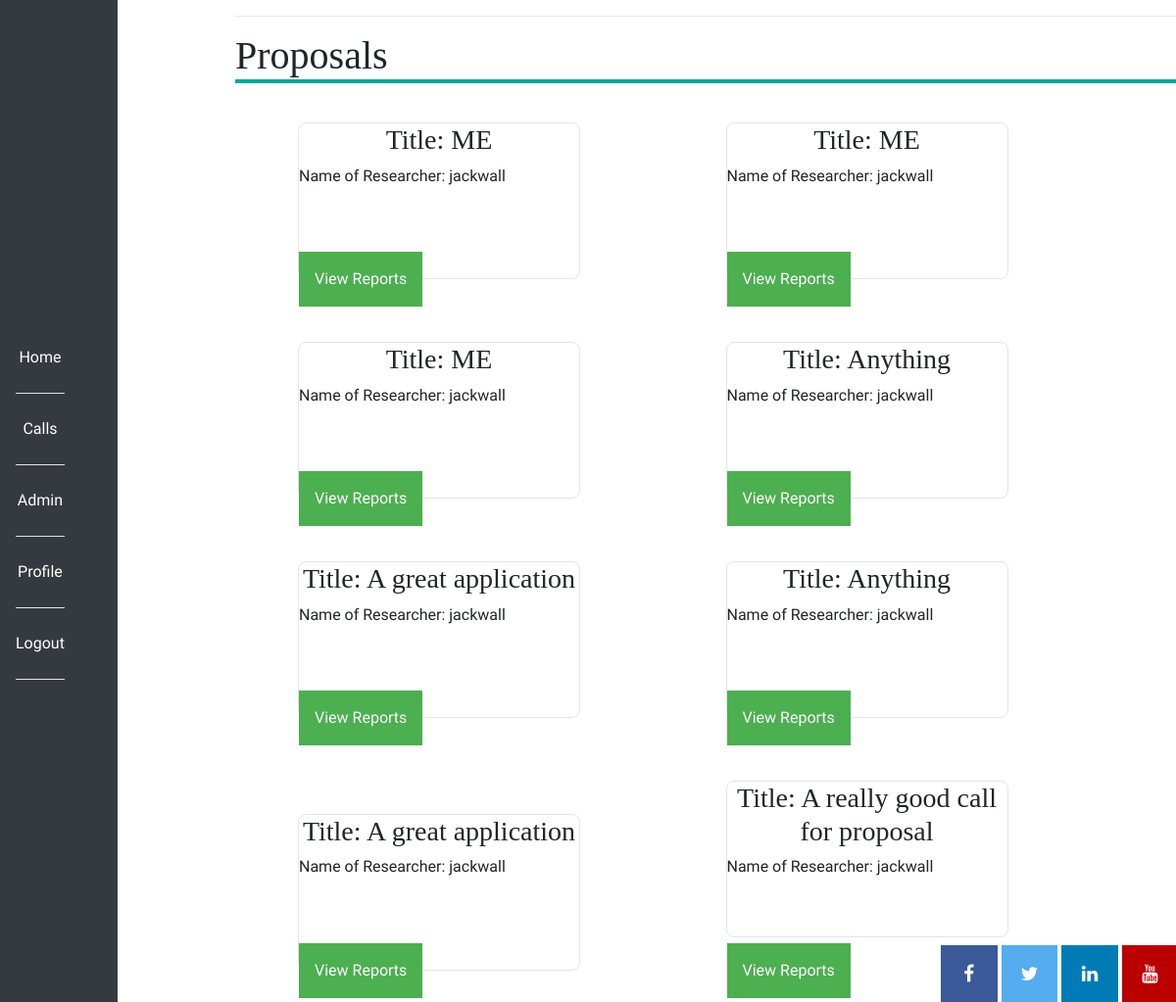
/review_reports (signed in), run on the app's committed database.
### app/models.py (models this page shows, shortened)
class Proposal(db.Model):
    id = db.Column(db.Integer, primary_key=True)
    applications = db.relationship("Application", backref="author", lazy="dynamic")
    name = db.Column(db.String(140))
    activities = db.relationship("Activity", backref="author", lazy="dynamic")
    annual_report = db.relationship("AnnualReport", backref="author", lazy="dynamic")
    timestamp = db.Column(db.DateTime, index=True, default=datetime.utcnow)
    user_id = db.Column(db.Integer, db.ForeignKey('user.id'))
    deadline = db.Column(db.String(20))
    text_of_call = db.Column(db.String(500))
    target_audience = db.Column(db.String(50))
    eligibility_criteria = db.Column(db.String(100))
    reporting_guidelines = db.Column(db.String(150))
    start_date = db.Column(db.String(20))
    type_of_call = db.Column(db.String(40))
    call_status = db.Column(db.String(20))
    application_status = db.Column(db.Boolean())

class User(db.Model, UserMixin):
    id = db.Column(db.Integer, primary_key=True)
    username = db.Column(db.String(64), index=True, unique=True)
    email = db.Column(db.String(120), index=True, unique=True)
    password_hash = db.Column(db.String(128))
    access = db.Column(db.Integer)
    proposals = db.relationship('Proposal', backref='author', lazy='dynamic')
    education_info = db.relationship("EducationInfo", backref="author", lazy="dynamic")
    employment = db.relationship("Employment", backref="author", lazy="dynamic")
    professional_studies = db.relationship("ProfessionalStudies", backref="author", lazy="dynamic")
    distinctions_and_awards = db.relationship("DistinctionsAndAwards", backref="author", lazy="dynamic")
    funding_diversification = db.relationship("FundingDiversification", backref="author", lazy="dynamic")
    team_members = db.relationship("TeamMembers", backref="author", lazy="dynamic")
    impacts = db.relationship("Impacts", backref="author", lazy="dynamic")
    innovations = db.relationship("Innovation", backref="author", lazy="dynamic")
    publications = db.relationship("Publication", backref="author", lazy="dynamic")
    presentations = db.relationship("Presentation", backref="author", lazy="dynamic")
    academic_collabs = db.relationship("AcademicCollabs", backref="author", lazy="dynamic")
    non_academic_collabs = db.relationship("NonAcademicCollabs", backref="author", lazy="dynamic")
    conferences = db.relationship("Conference", backref="author", lazy="dynamic")
    communications = db.relationship("Communications", backref="author", lazy="dynamic")
    funding_ratio = db.relationship("FundingRatio", backref="author", lazy="dynamic")
    public_engagement = db.relationship("PublicEngagement", backref="author", lazy="dynamic")
    about_me = db.Column(db.String(140))
    last_seen = db.Column(db.String(20), default=datetime.utcnow().strftime("%B %d %Y"))
    def __repr__(self):
        return self.username
    def is_admin(self):
        return self.access == 2

### app/routes.py (the view)
@app.route("/review_reports")
@login_required
def review_reports():
    if not current_user.access == 2 and not current_user.access == 4:
        flash("Reviewers area only")
        return redirect(url_for("index"))
    proposals = Proposal.query.filter_by(application_status=False)
    users = User
    return render_template("review_reports.html", proposals=proposals, svg=svg, title="Review Reports", users=users)

### app/models.py (called while the page is built)
@login.user_loader
def load_user(id):
    return User.query.get(int(id))

### app/routes.py (called while the page is built)
@app.before_request
def before_request():
    if current_user.is_authenticated:
        current_user.last_seen = datetime.utcnow().strftime("%B %d %Y")
        db.session.commit()

### app/templates/review_reports.html
{% extends "base.html" %}
{% block content %}
<main>
<h1>Proposals</h1>
{% for entry in proposals %}
<div class="reviews">
    <h3>Title: {{ entry.name }}</h3>
    <p>Name of Researcher: {{ users.query.filter_by(id=entry.user_id).first() }}</p>
    <div class="review-content">
    <a class="review-content" href="{{ url_for('review_individual_reports', id=entry.id) }}"><button>View Reports</button></a>
    </div>
</div>
{% endfor %}
</main>
{% endblock %}

### app/static/css/style.css (style rules this page uses)
main { display:block; margin-left:20%; }
h1, h2, h3, h4, h5, h6 { font-family:Georgia, Times, serif; }
h1 { border-bottom: .1em solid #00A79A; }
p, div, a { font-family: 'Nobile', Helvetica, Arial, sans-serif; }
button { background-color:#00A79A; color:white; text-align: center; cursor: pointer; padding: 0.5em 0.75em; }
a,a:hover, a:focus, a:active { text-decoration: none; }
.reviews { border:.1em #e5e5e5 solid; border-radius:.5em; width:30%; height:20%; margin:2em 5em 2em 4em; display:inline-block; }
.reviews h3 { text-align:center; }
.review-content { margin-top:23%; }
.review-content a { color:white; }
.review-content button { background-color: #4CAF50; border: none; color: white; padding: 1em; text-align: center; text-decoration: none; font-size: 1em; }

### data on the page
Proposal: name "ME", query.filter_by "jackwall"
Proposal: name "ME", query.filter_by "jackwall"
Proposal: name "ME", query.filter_by "jackwall"
Proposal: name "Anything", query.filter_by "jackwall"
Proposal: name "A great application", query.filter_by "jackwall"
Proposal: name "Anything", query.filter_by "jackwall"
Proposal: name "A great application", query.filter_by "jackwall"
Proposal: name "A really good call for proposal", query.filter_by "jackwall"
